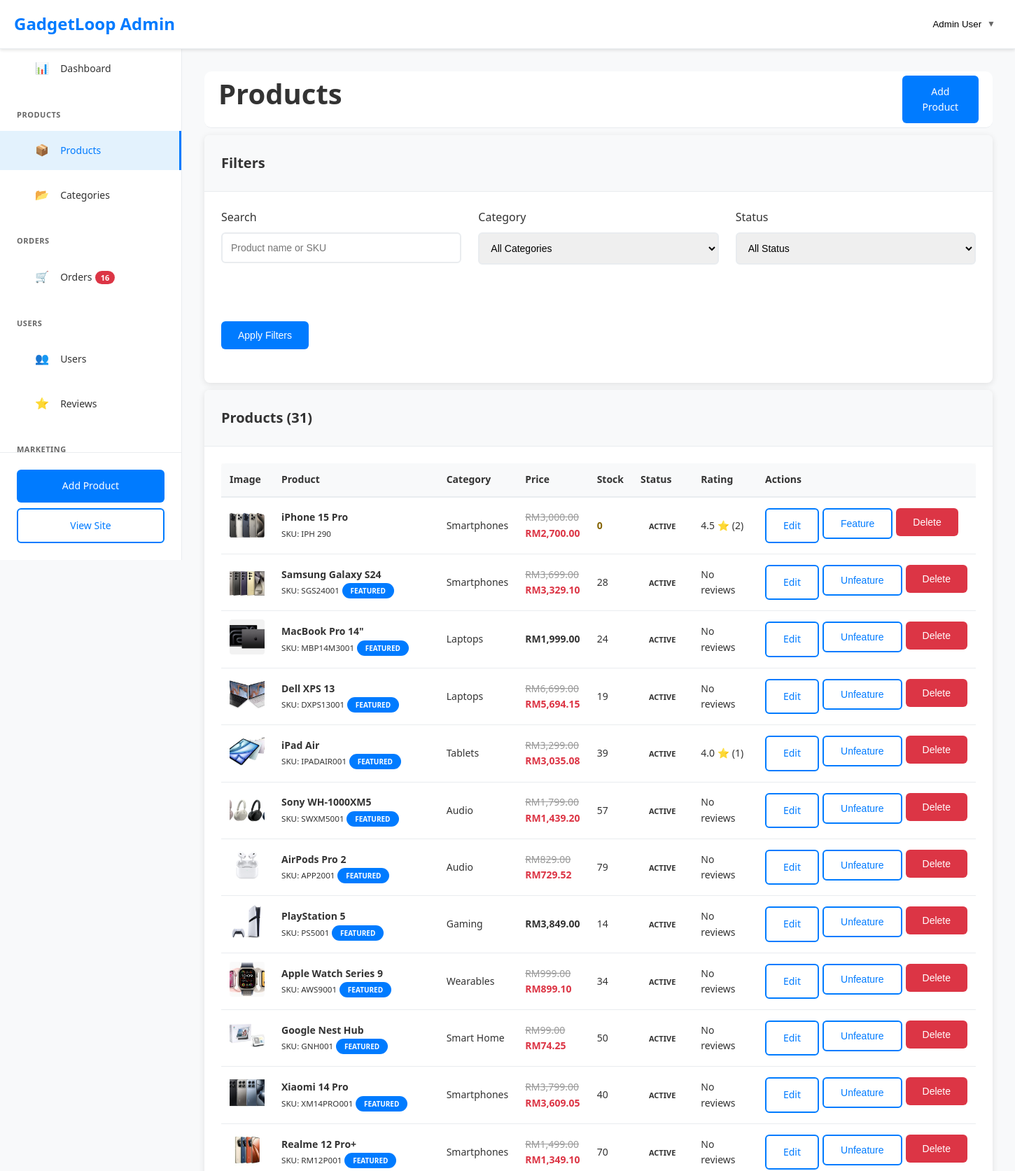
/admin/products.php (signed in, upper part), run on the app's committed database.
### tables this page shows
CREATE TABLE `products` (
  `id` int(11) NOT NULL AUTO_INCREMENT,
  `name` varchar(200) NOT NULL,
  `description` text DEFAULT NULL,
  `short_description` varchar(500) DEFAULT NULL,
  `category_id` int(11) DEFAULT NULL,
  `price` decimal(10,2) NOT NULL,
  `discount_percentage` int(11) DEFAULT 0,
  `stock_quantity` int(11) DEFAULT 0,
  `low_stock_threshold` int(11) DEFAULT 10,
  `sku` varchar(100) DEFAULT NULL,
  `main_image` varchar(255) DEFAULT NULL,
  `is_featured` tinyint(1) DEFAULT 0,
  `is_active` tinyint(1) DEFAULT 1,
  `meta_title` varchar(200) DEFAULT NULL,
  `meta_description` varchar(500) DEFAULT NULL,
  `created_at` timestamp NOT NULL DEFAULT current_timestamp(),
  `updated_at` timestamp NOT NULL DEFAULT current_timestamp() ON UPDATE current_timestamp(),
  PRIMARY KEY (`id`),
  UNIQUE KEY `sku` (`sku`),
  KEY `idx_products_category` (`category_id`),
  KEY `idx_products_featured` (`is_featured`),
  KEY `idx_products_active` (`is_active`),
  CONSTRAINT `products_ibfk_1` FOREIGN KEY (`category_id`) REFERENCES `categories` (`id`) ON DELETE SET NULL
);

CREATE TABLE `categories` (
  `id` int(11) NOT NULL AUTO_INCREMENT,
  `name` varchar(100) NOT NULL,
  `description` text DEFAULT NULL,
  `image` varchar(255) DEFAULT NULL,
  `is_active` tinyint(1) DEFAULT 1,
  `sort_order` int(11) DEFAULT 0,
  `created_at` timestamp NOT NULL DEFAULT current_timestamp(),
  PRIMARY KEY (`id`)
);

### admin/products.php (the view, shortened to what this page needs)
<?php
require_once '../includes/functions.php';
$search = $_GET['search'] ?? '';
$where_conditions = ['p.id IS NOT NULL'];
$params = [];
$where_clause = implode(' AND ', $where_conditions);
$stmt = $pdo->prepare("
    SELECT p.*, c.name as category_name,
    AVG(r.rating) as average_rating,
    COUNT(r.id) as review_count
    FROM products p
    LEFT JOIN categories c ON p.category_id = c.id
    LEFT JOIN reviews r ON p.id = r.product_id
    WHERE $where_clause
    GROUP BY p.id
    ORDER BY p.created_at DESC
");
$stmt->execute($params);
$products = $stmt->fetchAll();
?>
<!DOCTYPE html>
<html lang="en">
<head>
    <link rel="stylesheet" href="../css/style.css">
    <link rel="stylesheet" href="../css/admin.css">
</head>
<body data-page="admin">
    <?php include 'includes/admin-header.php'; ?>
    <div class="admin-layout">
        <?php include 'includes/admin-sidebar.php'; ?>
        <main class="admin-content">
            <div class="admin-page-header">
                <h1>Products</h1>
                <div class="admin-actions">
                    <a href="product-add.php" class="btn btn-primary">Add Product</a>
                </div>
            </div>
            <div class="dashboard-card">
                <div class="card-header">
                    <h3>Filters</h3>
                </div>
                <div class="card-body">
                    <form method="GET" class="filter-form">
                        <div class="form-grid">
                            <div class="form-group">
                                <label for="search">Search</label>
                                <input type="text" id="search" name="search" class="form-control"
                                       value="<?php echo htmlspecialchars($search); ?>" placeholder="Product name or SKU">
                            </div>
                            <div class="form-group">
                                <label for="category">Category</label>
                                <select id="category" name="category" class="form-control">
                                    <option value="">All Categories</option>
                                </select>
                            </div>
                            <div class="form-group">
                                <label for="status">Status</label>
                                <select id="status" name="status" class="form-control">
                                    <option value="">All Status</option>
                                </select>
                            </div>
                            <div class="form-group">
                                <label>&nbsp;</label>
                                <button type="submit" class="btn btn-primary">Apply Filters</button>
                            </div>
                        </div>
                    </form>
                </div>
            </div>
            <div class="dashboard-card">
                <div class="card-header">
                    <h3>Products (<?php echo count($products); ?>)</h3>
                </div>
                <div class="card-body">
                    <div class="table-responsive">
                        <table class="table">
                            <thead>
                                <tr>
                                    <th>Image</th>
                                    <th>Product</th>
                                    <th>Category</th>
                                    <th>Price</th>
                                    <th>Stock</th>
                                    <th>Status</th>
                                    <th>Rating</th>
                                    <th>Actions</th>
                                </tr>
                            </thead>
                            <tbody>
                                <?php foreach ($products as $product): ?>
                                <tr>
                                    <td>
                                        <img src="../images/products/<?php echo htmlspecialchars($product['main_image']); ?>"
                                             alt="<?php echo htmlspecialchars($product['name']); ?>"
                                             style="width: 50px; height: 50px; object-fit: cover; border-radius: 4px;">
                                    </td>
                                    <td>
                                        <div>
                                            <strong><?php echo htmlspecialchars($product['name']); ?></strong>
                                            <br>
                                            <small>SKU: <?php echo htmlspecialchars($product['sku']); ?></small>
                                            <?php if ($product['is_featured']): ?>
                                                <span class="status-badge" style="background: #007bff; color: white; font-size: 10px;">Featured</span>
                                            <?php endif; ?>
                                        </div>
                                    </td>
                                    <td><?php echo htmlspecialchars($product['category_name']); ?></td>
                                    <td>
                                        <?php if ($product['discount_percentage'] > 0): ?>
                                            <span style="text-decoration: line-through; color: #999;">RM<?php echo number_format($product['price'], 2); ?></span><br>
                                            <strong style="color: #dc3545;">RM<?php echo number_format($product['price'] * (1 - $product['discount_percentage'] / 100), 2); ?></strong>
                                        <?php else: ?>
                                            <strong>RM<?php echo number_format($product['price'], 2); ?></strong>
                                        <?php endif; ?>
                                    </td>
                                    <td>
                                        <span class="<?php echo $product['stock_quantity'] <= $product['low_stock_threshold'] ? 'stock-level low-stock' : ''; ?>">
                                            <?php echo $product['stock_quantity']; ?>
                                        </span>
                                    </td>
                                    <td>
                                        <span class="status-badge status-<?php echo $product['is_active'] ? 'active' : 'inactive'; ?>">
                                            <?php echo $product['is_active'] ? 'Active' : 'Inactive'; ?>
                                        </span>
                                    </td>
                                    <td>
                                        <?php if ($product['review_count'] > 0): ?>
                                            <?php echo number_format($product['average_rating'], 1); ?> ⭐ (<?php echo $product['review_count']; ?>)
                                        <?php else: ?>
                                            No reviews
                                        <?php endif; ?>
                                    </td>
                                    <td>
                                        <div style="display: flex; gap: 5px;">
                                            <a href="product-edit.php?id=<?php echo $product['id']; ?>" class="btn btn-outline btn-sm">Edit</a>
                                            <form method="POST" style="display: inline;">
                                                <button type="submit" name="toggle_featured" class="btn btn-outline btn-sm">
                                                    <?php echo $product['is_featured'] ? 'Unfeature' : 'Feature'; ?>
                                                </button>
                                            </form>
                                            <form method="POST" style="display: inline;" onsubmit="return confirm('Are you sure?')">
                                                <button type="submit" name="delete_product" class="btn btn-danger btn-sm">Delete</button>
                                            </form>
                                        </div>
                                    </td>
                                </tr>
                                <?php endforeach; ?>
                            </tbody>
                        </table>
                    </div>
                </div>
            </div>
        </main>
    </div>
</body>
</html>

### css/style.css (style rules this page uses)
* { margin: 0; padding: 0; box-sizing: border-box; }
body { font-family: 'Segoe UI', Tahoma, Geneva, Verdana, sans-serif; line-height: 1.6; color: #333; background-color: #f8f9fa; }
h1, h2, h3, h4, h5, h6 { margin-bottom: 1rem; font-weight: 600; }
h1 { font-size: 2.5rem; }
h3 { font-size: 1.5rem; }
.btn { display: inline-block; padding: 12px 24px; border: none; border-radius: 6px; text-decoration: none; font-size: 14px; font-weight: 500; cursor: pointer; transition: all 0.3s ease; text-align: center; }
.btn-primary, .btn-primary:visited, .btn-primary:focus, .btn-primary:active { background-color: #007bff; color: white; }
.btn-outline { background-color: transparent; color: #007bff; border: 2px solid #007bff; }
.btn-danger { background-color: #dc3545; color: white; }
.form-group { margin-bottom: 1.5rem; }
.form-group label { display: block; margin-bottom: 0.5rem; font-weight: 500; color: #333; }
.form-control { width: 100%; padding: 12px; border: 2px solid #e9ecef; border-radius: 6px; font-size: 14px; transition: border-color 0.3s ease; }
.card-header { padding: 1.5rem; border-bottom: 1px solid #e9ecef; background-color: #f8f9fa; }
.card-body { padding: 1.5rem; }
.table { width: 100%; border-collapse: collapse; background-color: white; border-radius: 8px; overflow: hidden; box-shadow: 0 2px 10px rgba(0,0,0,0.1); }
.table th, .table td { padding: 12px; text-align: left; border-bottom: 1px solid #e9ecef; }
.table th { background-color: #f8f9fa; font-weight: 600; color: #333; }

### css/admin.css (style rules this page uses)
.admin-layout { display: flex; min-height: 100vh; background-color: #f8f9fa; margin-top: 70px; flex-direction: row; }
.admin-page-header { background: white; display: flex; justify-content: space-between; align-items: center; padding-left: 20px; border-bottom: 1px solid #e9ecef; border-radius: 10px; }
.admin-content { padding-top: 80px; }
.admin-content { width: 100%; margin-left: 260px; padding-top: 90px; box-sizing: border-box; padding: 2rem; }
.admin-actions { display: flex; padding-right: 20px; padding-left: 800px; gap: 1rem; }
.dashboard-card { margin-top: 10px; background: white; border-radius: 8px; box-shadow: 0 2px 10px rgba(0, 0, 0, 0.1); overflow: hidden; }
.card-header { display: flex; justify-content: space-between; align-items: center; padding: 1.5rem; border-bottom: 1px solid #e9ecef; background: #f8f9fa; }
.card-header h3 { margin: 0; font-size: 1.25rem; color: #333; }
.card-body { padding: 1.5rem; }
.stock-level.low-stock { color: #856404; font-weight: 600; }
.status-badge { padding: 0.25rem 0.75rem; border-radius: 12px; font-size: 11px; font-weight: 600; text-transform: uppercase; }
.table-responsive { overflow-x: auto; }
.table { width: 100%; margin-bottom: 0; }
.table th, .table td { padding: 0.75rem; vertical-align: middle; border-bottom: 1px solid #e9ecef; font-size: 14px; }
.table th { background: #f8f9fa; font-weight: 600; color: #333; border-bottom: 2px solid #e9ecef; }
.form-grid { display: grid; grid-template-columns: repeat(auto-fit, minmax(300px, 1fr)); gap: 1.5rem; }

### data on the page
products: main_image (picture), name "iPhone 15 Pro", sku "IPH 290", category.name "Smartphones", price "3,000.00", $product['price'] * (1 - $product['discount_percentage'] / 100) "2,700.00", stock_quantity "0", is_active "ACTIVE", average_rating "4.5", review_count "2", is_featured "Feature"
products: main_image (picture), name "Samsung Galaxy S24", sku "SGS24001", is_featured "FEATURED", category.name "Smartphones", price "3,699.00", $product['price'] * (1 - $product['discount_percentage'] / 100) "3,329.10", stock_quantity "28", is_active "ACTIVE", shows "No reviews"
products: main_image (picture), name "MacBook Pro 14\"", sku "MBP14M3001", is_featured "FEATURED", category.name "Laptops", price "1,999.00", stock_quantity "24", is_active "ACTIVE", shows "No reviews"
products: main_image (picture), name "Dell XPS 13", sku "DXPS13001", is_featured "FEATURED", category.name "Laptops", price "6,699.00", $product['price'] * (1 - $product['discount_percentage'] / 100) "5,694.15", stock_quantity "19", is_active "ACTIVE", shows "No reviews"
products: main_image (picture), name "iPad Air", sku "IPADAIR001", is_featured "FEATURED", category.name "Tablets", price "3,299.00", $product['price'] * (1 - $product['discount_percentage'] / 100) "3,035.08", stock_quantity "39", is_active "ACTIVE", average_rating "4.0", review_count "1"
products: main_image (picture), name "Sony WH-1000XM5", sku "SWXM5001", is_featured "FEATURED", category.name "Audio", price "1,799.00", $product['price'] * (1 - $product['discount_percentage'] / 100) "1,439.20", stock_quantity "57", is_active "ACTIVE", shows "No reviews"
products: main_image (picture), name "AirPods Pro 2", sku "APP2001", is_featured "FEATURED", category.name "Audio", price "829.00", $product['price'] * (1 - $product['discount_percentage'] / 100) "729.52", stock_quantity "79", is_active "ACTIVE", shows "No reviews"
products: main_image (picture), name "PlayStation 5", sku "PS5001", is_featured "FEATURED", category.name "Gaming", price "3,849.00", stock_quantity "14", is_active "ACTIVE", shows "No reviews"
products: main_image (picture), name "Apple Watch Series 9", sku "AWS9001", is_featured "FEATURED", category.name "Wearables", price "999.00", $product['price'] * (1 - $product['discount_percentage'] / 100) "899.10", stock_quantity "34", is_active "ACTIVE", shows "No reviews"
products: main_image (picture), name "Google Nest Hub", sku "GNH001", is_featured "FEATURED", category.name "Smart Home", price "99.00", $product['price'] * (1 - $product['discount_percentage'] / 100) "74.25", stock_quantity "50", is_active "ACTIVE", shows "No reviews"
products: main_image (picture), name "Xiaomi 14 Pro", sku "XM14PRO001", is_featured "FEATURED", category.name "Smartphones", price "3,799.00", $product['price'] * (1 - $product['discount_percentage'] / 100) "3,609.05", stock_quantity "40", is_active "ACTIVE", shows "No reviews"
products: main_image (picture), name "Realme 12 Pro+", sku "RM12P001", is_featured "FEATURED", category.name "Smartphones", price "1,499.00", $product['price'] * (1 - $product['discount_percentage'] / 100) "1,349.10", stock_quantity "70", is_active "ACTIVE", shows "No reviews"

### other printed values
$_SESSION['user_name'] "Admin User"
$order_count "16"
count($products) "31"
